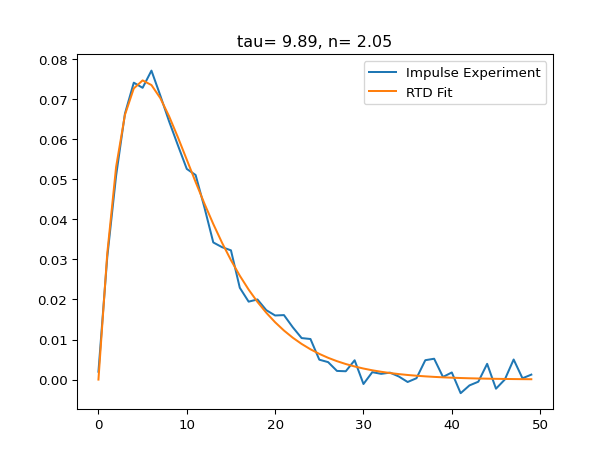

Here is the Python script that generated this plot:
from scipy import optimize

# Generate noisy data from NCSTR system with tau=10 and n=2
a = rtdpy.Ncstr(tau=10, n=2, dt=1, time_end=50)
xdata = a.time
noisefactor = 0.01
ydata = a.exitage \
    + (noisefactor * (np.random.rand(a.time.size) - 0.5))

def f(xdata, tau, n):
    a = rtdpy.Ncstr(tau=tau, n=n, dt=1, time_end=50)
    return a.exitage

# Give initial guess of tau=5 and n=4
popt, pcov = optimize.curve_fit(f, xdata, ydata, p0=[5, 4],
                                bounds=(0, np.inf))
plt.plot(xdata, ydata, label='Impulse Experiment')
b = rtdpy.Ncstr(tau=popt[0], n=popt[1], dt=1, time_end=50)
plt.plot(xdata, b.exitage, label='RTD Fit')
plt.title(f'tau={popt[0]: .2f}, n={popt[1]: .2f}')
plt.legend()
